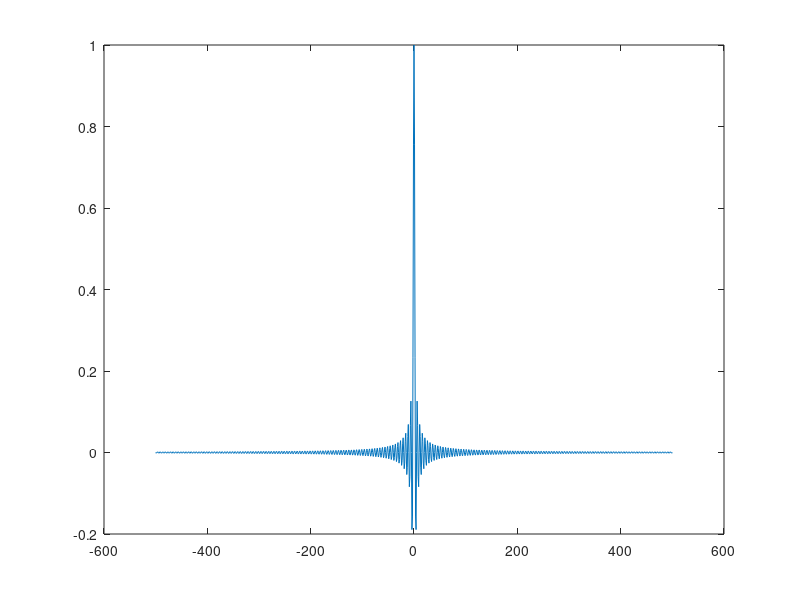
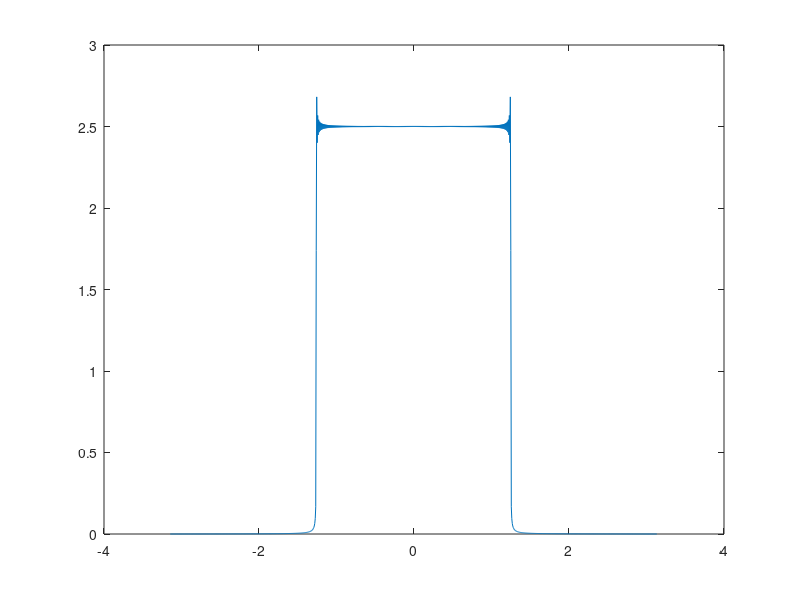
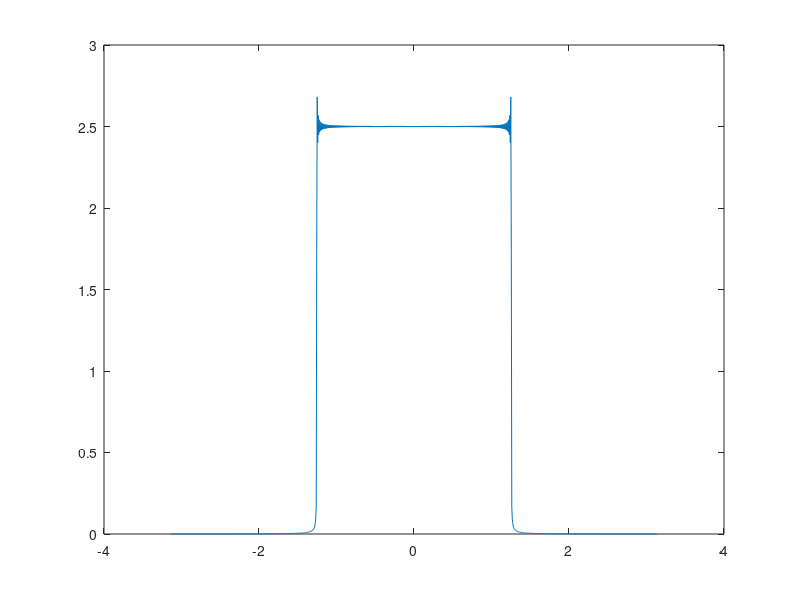
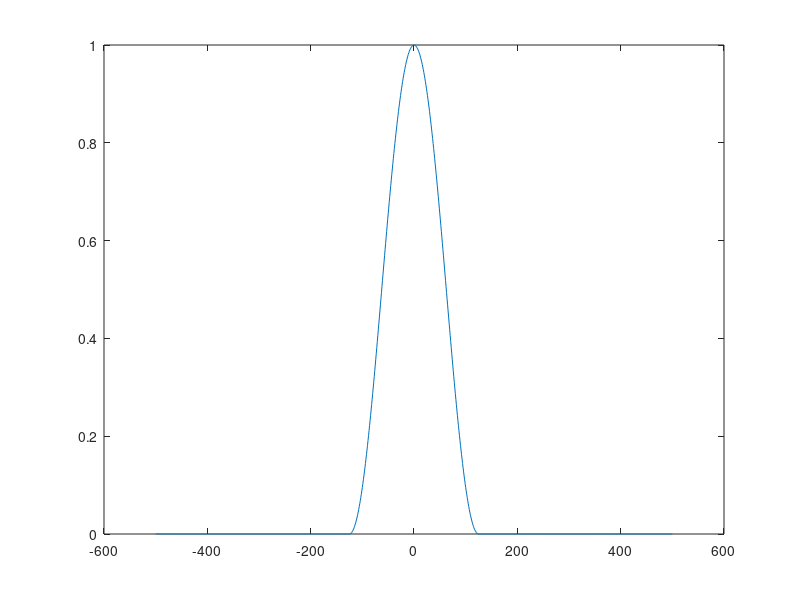

Source code (MATLAB) for these figures, in order:
clear all; clc;
%%
%(a)

N=1001;
N1=(N-1)/2;
T=100;
TS=T/N1;
n = -N1:1:N1;

%xn = sin(2*pi*(n*TS))/(2*pi*(n*TS));
xn = zeros(1,2*N1+1);
for j = 1:(2*N1+1)
    %xn(1,i) = i;
    %if i <= N1
    %    xn(1,i) = sin(2*pi*((i-N1)*TS))/(2*pi*((i-N1)*TS));
    %else
    t=n(j)*TS;
    xn(j)=sin(2*pi*t)/(2*pi*t);
    %end
end
xn(N1+1)=1;
%figure
plot(n,xn);

%%
%(b)
%X= fft(xn,N);
X=fft(xn);
omega = zeros(1,2*N1+1);
for j = 1:(2*N1+1)
    omega(j) = (2*pi*(j-N1-2))/N;
end

figure
plot(omega,abs(fftshift(X)));

%%
%(c)

X_manual = zeros(1,N);
for k = 1:N
    sigma = 0;
    for j = 1:N        
        sigma=sigma+xn(j)*exp(-1i*2*pi*(j-N1-2)*(k-N1-2)/N);
    end
    X_manual(k) = sigma;
end

figure
plot(omega,abs(X_manual));

%%
%(d)
wn = zeros(1,N);
Tw=T/2;
for j = 1:N
    t=n(j)*TS;
    if abs(t)<=(Tw/2)
        wn(j)=0.5*(1+cos(2*pi*abs(t)/Tw));
    end
end
figure
plot(n,wn);

%%
%(d)
yn = zeros(1,N);
for j = 1:N
    yn(j) = xn(j)*wn(j);
end
figure
plot(n,yn);

%%
%(f)
Y=fft(yn);

figure
plot(omega,abs(fftshift(Y)));